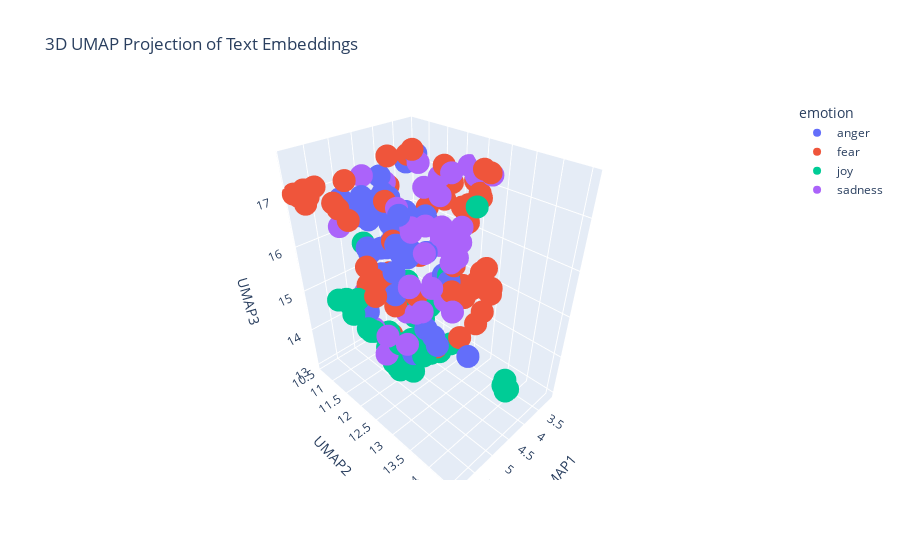

Notebook source saved alongside this figure:
### Markdown cell above
---
##### <a id='toc1_5_8_1_1_'></a>[**>>> Exercise 4 (Take home):**](#toc0_)

Apply UMAP to the same embeddings to reduce the dimensionality to 3D vectors and plot the 3D graph, discuss the differences and similarities with the 2D graph.

### Code cell
# Answer here
import umap
import plotly.express as px
import pandas as pd
import numpy as np

# Apply UMAP for 3D dimensionality reduction
reducer_3d = umap.UMAP(
    n_components=3,
    metric="cosine",
    random_state=28   # same seed as in the 2D plot for comparability
)
embedding_3d = reducer_3d.fit_transform(X_embeddings)

# Build a DataFrame for plotting
df_plot_3d = pd.DataFrame(
    embedding_3d,
    columns=["UMAP1", "UMAP2", "UMAP3"]
)
df_plot_3d["emotion"] = combined_df["emotion"].values
df_plot_3d["intensity"] = combined_df["intensity"].values
df_plot_3d["text"] = combined_df["text"].values

# 3D visualization
fig = px.scatter_3d(
    df_plot_3d,
    x="UMAP1",
    y="UMAP2",
    z="UMAP3",
    color="emotion",
    hover_data=["text", "intensity"],
    title="3D UMAP Projection of Text Embeddings"
)
fig.show()

# discussion
"""
Some emotion groups become more clearly separated in 3D, such as joy and sadness. 
Compared to 2D graph, it is easier to see clusters and relationships among emotions in 3D space.
However, still many points overlap, indicating that 3 dimensions may not fully capture the complexity of emotions.
"""

### Figure 1 — Plotly figure (JSON) as saved in the notebook; plotly's stock layout.template omitted (floating-point values rounded to 4 significant figures)
{"data": [{"customdata": [["Hell hath not fury like a hamstring cramp. #ouch", 0.542], ["@Sophiejulia @CalebAtChipotle @calebpressleyxo relentless pipe thirst #sheltered", 0.438], ["Police Officers....should NOT have the right to just 'shoot' human beings without provocation. It's wrong.\\n\\n@ORConservative @MichaelaAngelaD", 0.688], ["@keithboykin unfortunately it won't end there... followers of whichever candidate isn't elected will throw tantrums. No winning this elec", 0.521], ["I need a 🍱sushi date🍙 @AnzalduaG 🍝an olive guarded date🧀 @lexiereid369 and a 👊🏼Rockys date🍕 #tiff", 0.354], ["I really really resent having to go to bed at a sensible hour, you guys. I WANT TO TALK TO MY PEOPLE.", 0.542], ["Standard Candice starting the show with a pout #startasyoumeantogoon #GBBO", 0.33], ["Yet we still have deaths, road rage, &amp; violations on the road, despite a widely accepted concept of 'personal accountability' while driving", 0.521], ["@alyssasimpson21 I gave up KENDRICK LAMAR to eat barbecue with him. #bitter", 0.583], ["@ImpugnValkyrie *I frown and cup your cheeks in my hands after you step aside.* Angela I care about you. And I don't know how else I can -", 0.304], ["Do not despise the Lord ’s #discipline, do not #resent his rebuke, because the #Lord disciplines those he loves... #Proverbs 3:11-12", 0.5], ["I need a 🍱sushi date🍙 @AnzalduaG 🍝an olive guarded date🧀 @lexiereid369 and a 👊🏼Rockys date🍕 ", 0.271], ["so ef whichever butt wipe pulled the fire alarm in davis bc I was sound asleep #pissed  #upset #tired #sad #tired #hangry ######", 0.771], ["This fuck you is boiling up inside, its not gonna be good when I let it out.", 0.792], ["@HuffPostUK  NO greater wrath than a woman scorned.", 0.458], ["You a fuck boy if you run drag routes back to back in madden", 0.646], ["@BarackObama I love Lizzy Warren's latest rage against Wall Street.", 0.177], ["being bitter only hurts yourself lmaooo", 0.354], ["@Disneyland #nothappy and still #charging the #fullprice 😡😡 #fuming some your #bestrides 😳😳", 0.646], ["@CharlotteBnntt that's the joke. I know it's incense", 0.222], ["Are you lost in the fury, fearing that you'll fail?", 0.354], ["my mom cut my phone off and I'm so furious 🤗", 0.75], ["@djddueces jojo at 12:30 and not midnight lets rage WRYYYYYY", 0.542], ["As your own lives in order to complete our amazing life journey successfully, it is there. #bitter", 0.417], ["@soyoprincess they irritate me. Them and their inch thick made up masks", 0.667], ["you know cyran still hasn't done makeup based on jeongguk's tiddy like i suggested and i'm ", 0.375], ["@sebbyD27850 both are nonsensical. If there's injustice against blacks, why add to it by destroying black property. It's misdirected anger", 0.69], ["People fuckin irritate me", 0.75], ["be strong, independant and practical. stop living in your world of fantasy. snap out of it. the faster u get used to the reality, the better", 0.255], ["@kateracculia @themathofyou It's true! I reverse-engineered the drink. It's a scientific method. I hear it's all the rage.", 0.333], ["@RiotzXVl papercuts sting and stub ur toe last for like 10 secs", 0.396], ["Some moving clips on youtube tonight of the vigil held at Tulsa Metropolitan Baptist church for #TerenceCruther #justice  #sadness", 0.438], ["@lemonlover666 'shit' doesn't even begin to describe these fiery little demons straight from hell 🌝🌚 ;)", 0.583], ["@alyssasimpson21 I gave up KENDRICK LAMAR to eat barbecue with him. ", 0.417], ["@MeghanEMurphy Oh gosh, if you get 800+ raging comments from cruise fans, I will just die laughing!", 0.354], ["Now they fret about scuffs. I’ll take scuffs (which…come in) for a phone I can use wet handed or drop in a toilet any day.", 0.396], ["@DFSCare apparently you are to contact me. Sofas were meant to be delivered today. Old ones gone. Sitting on floor. No sofas! ", 0.583], ["straight people are canoodling on the quad and I'm ", 0.417], ["Ananya just grabbed a bible, opened it, started reading, and then said 'where do they talk about burning people?'", 0.417], ["Just seeing Alex revells face gets me angry", 0.583], ["Everybody talking about 'the first day of fall' but summer '16 is never gonna die #revenge @Drake", 0.417], ["@komal_sidhnani true...\\nThey r burning with other's pleasure!\\nPpl in true love happiness everywhere _😃", 0.312], ["@CozanGaming that's what lisa asked before she started raging at me, 'can I call you?' heh", 0.5], ["I wouldn't have #anger issues.....if she didn't have #lying issues.....think about that one. #pow #lies #confusion", 0.5], ["Kik to trade, have fun or a conversation  (kik: youraffair) #kik #kikme #messageme #textme #pics #trade #tradepics #dm  #bored", 0.241], ["Just joined #pottermore and was sorted into HUFFLEPUFF 😡😡😡 ", 0.438], ["@MaddenFreestyle i turn the game on wanting to play madden, and before i load up a game i just turn it off now.", 0.5], ["Is it me, or is Ding wearing the look of a man who's just found his arch enemy in bed with his missus? #angryman #scowl", 0.5]], "hovertemplate": "emotion=anger<br>UMAP1=%{x}<br>UMAP2=%{y}<br>UMAP3=%{z}<br>text=%{customdata[0]}<br>intensity=%{customdata[1]}<extra></extra>", "legendgroup": "anger", "marker": {"color": "#636efa", "symbol": "circle"}, "mode": "markers", "name": "anger", "scene": "scene", "showlegend": true, "type": "scatter3d", "x": [4.167, 4.862, 5.005, 5.288, 4.947, 4.463, 3.404, 5.196, 5.086, 3.861, 4.63, 4.896, 4.067, 4.082, 4.751, 3.972, 5.293, 4.781, 3.765, 5.246, 4.07, 4.274, 4.637, 4.989, 4.025, 4.141, 4.762, 4.039, 4.853, 4.8, 4.526, 5.129, 3.525, 5.229, 5.103, 4.167, 3.956, 4.141, 4.145, 3.845, 4.949, 4.17, 4.531, 4.643, 4.655, 4.117, 4.045, 4.38], "y": [11.63, 12.77, 11.92, 11.7, 13.15, 11.25, 11.82, 11.66, 12.2, 11.63, 11.7, 13.0, 10.81, 10.66, 10.85, 11.3, 11.08, 11.47, 11.13, 11.52, 12.6, 10.69, 11.26, 11.33, 10.98, 10.97, 11.77, 10.88, 11.2, 12.33, 11.95, 12.45, 11.27, 12.38, 11.05, 12.08, 11.61, 11.28, 11.0, 10.74, 12.12, 11.05, 10.91, 10.74, 13.65, 10.73, 11.94, 10.61], "z": [15.64, 14.71, 17.2, 17.17, 14.6, 15.68, 14.81, 16.83, 15.81, 13.76, 13.03, 14.69, 16.3, 16.2, 16.55, 16.32, 16.94, 15.89, 17.22, 14.64, 15.32, 16.44, 15.14, 15.92, 15.8, 15.53, 17.01, 15.92, 15.7, 13.75, 15.77, 17.03, 15.97, 15.49, 14.38, 15.79, 17.54, 15.44, 14.33, 15.97, 16.28, 14.28, 14.83, 16.26, 14.46, 16.93, 16.47, 16.04]}, {"customdata": [["my mom recorded nightmare before Christmas for me 😍😍😍 I LOVE IT 💕", 0.14], ["I delete numbers so quick with no hesitation", 0.288], ["@BartholomewD It's -terrible-! We're going to the local fish/chip place in Kirribilli #terrible", 0.667], ["#goksfillyourhouseforfree should be retitled fill your house with old trash repainted ...  #junk #trash", 0.396], ["my school photo is honestly horrid, i look so ew😅", 0.438], ["@LBC - I can't read this article but headline indicates a horror story. Lock sick chavs up and throw away the key.", 0.6], ["@AHSFX thanks Ryan &amp; Brad for scary the shit out of us in the first episode. Don't think my heart will make it through the s6 ", 0.854], ["@Budget  car rental you have made realize why I always use @nationalcares!!!!  What a #nightmare!!  #disgusted", 0.729], ["@StephenKing\\n\\nStephen King never once spoke out about how the Left crushes #FreeSpeech in publishing world.\\n\\n#Trump #horror #scifi #ccot #p2", 0.542], ["We're very busy #coding a whole network manager for #unity3d based on #steamworks networking. #gamedev #indiedev #3amDeadTime #horror #game", 0.417], ["Can we go back 2 weeks and start again ?? This is seriously dreadful", 0.729], ["A country that gave safe house to #Osama Bin #Laden is dangerous if not contained. #Pakistan is a #terror heaven, declare so @BanKimoon_amdg", 0.792], ["I get soooo nervous when an actually attractive guy tries to talk to me in person. Like 9/10 I turn him down just from habit 😭", 0.708], ["#NawazSharif says lets end #terror. Sure, let #IndianArmedForces target the bases without #Pakistan interference #Karma?", 0.554], ["Ugh I want to punch a wall every time I have to use @windows 10. Literally the worst product ever made #windows10  #killme", 0.583], ["@LmRyle @tomcolicchio @realDonaldTrump @HillaryClinton @ajjaffe I understand your concerns but look at her foundation contributions #worry", 0.562], ["I like cycling because I get to intimidate people with my powerful calves &amp; horrendous tan lines.", 0.25], ["i wanna passion and fear", 0.5], ["#beyond naming &amp; shaming ; lies a vast space b/w #sanctions &amp; #terror state...v *wait til Others #impose it...&amp; do not hv COURAGE #ourselves", 0.667], ["@GreensACT @ShaneRattenbury @carolinelec what about #publictransport to &amp; from #CanberraAirport. Most cities have. Mr Barr very #coy on.", 0.312], ["#India right of reply at #UNGA - #Pakistan preaching of human rights is by a country which is itself the global epicentre of #terrorism", 0.742], ["A shy failure is nobler than an immodest success.", 0.333], ["@TJ_FASHO lmao clown my own hair I'm going to dread lmao", 0.375], ["@metrotrains why is there no disabled access at pontefract monkhill? ", 0.417], ["Anytime @perezed gets near a mic, someone needs to smack him w a bat. @BBTN #awful #marblesinmouth", 0.479], ["My interview went well today, I can't wait to find out what happens. #nervous #excited #interview #jobinterview", 0.688], ["The Zika #Hoax Files: DEET is part of a binary chemical weapon targeting your brain: #Toxin #fear #neurological #USCitizens #Insect #mammal", 0.667], ["@BrumSciComm in a danish.  What horror, what depths. #gbbo", 0.542], ["Job interview in the afternoon  #ek", 0.729], ["Just feel awkward that I'm being timid to everyone.", 0.646], ["Can't start a good day without a cup of tea! \\n\\n#tea #start #day #goodday", 0.104], ["jimmy_dore: RaisingTheBoss we've already lost our country and our government to oligarchs, but their fear tactics still work it appears.", 0.646], ["ok, ok.. I know.. my last tweet was ", 0.208], ["I was literally shaking getting the EKG done lol 🙄", 0.875], ["@RogueCoder250 We are in so much trouble!! I don't think the Rev will see the funny side of our project. #nervous", 0.896], ["Man city's kit is dreadful!", 0.646], ["This week's Massacre Theatre pert by @LarsenOnFilm is the first one I can think of that requires subtitles. #breathless", 0.438], ["Accrington Stanley? Who are they? Exactly. Things looking dire for West Ham despite the win. What's changed since March? #bbcfootball", 0.619], ["Anyyyyone wanna go to fright fest with me on Friday night? 👻", 0.354], ["#bestadvice from a #movienight, pickup the #phone &amp; #start dialing, no1 will knw a #startups #product #service if thy dnt tell the #world", 0.333], ["@hm_custserv #awful service at your Camden store yesterday. Assistants thought it more important to put clothes on hangers than serve.", 0.417], ["A Lysol can got stuck in spray position and we're all slowly suffocating from the trash can that smells like a Febreeze factory. ", 0.632], ["When you wake up, scroll through social media, and another father was taken from his child  #everyday #KeithLamontScott", 0.542], ["@BritishBakeOff Val's 'soggy bottom' face will haunt me. Stay strong V-dog!", 0.521], ["@LakersTakeover it ain't that serious. #HOUvsNE  #igotbetterthingstodotonightthandie", 0.229], ["horrid having a car n no liscence", 0.625], ["@RossKemp Omg that is just horrific. Something needs to be done. 😢", 0.82], ["@isthismike_p that nigga is horrible bro", 0.396], ["Farting in a hot are car when your windows don't roll down is terrible. #gag #BresAdvice", 0.479], ["Ronaldo has been shocking. He's tried to do skill twice and he's nearly fallen over both times", 0.5], ["How had Matty Dawson not scored there!!!!! ", 0.354], ["@SAHARTHERAPPER I unfollowed without hesitation &lt;3", 0.229], ["T5ylw ansh a79l shy 7lw mn wayed nas fe whatsapp", 0.271], ["Hillary Clinton looked the other way to the Saudi war on women and their terror financing because they bought her off.", 0.479], ["And I cried in front of my guy last night. And it's just been a horrible week but it's only for a week", 0.68], ["They'll be yo friend, shake your hand, then kick in yo door thas the way the game go🤖🤐.", 0.417], ["Why upping rooms makes a few apprehend leaving out charcoal ownership: UnZU", 0.396], ["On @Varneyco/@FoxBusiness to talk latest on #Chelsea Bombing + #Ahmad_Khan_Rahami's trips to #Afghanistan/#Pakistan #tcot ", 0.604], ["There goes the butterflies in my stomach. #nervous #anxietyproblems", 0.812], ["@ReaganBattalion That's a terrible thing to accuse Scott Baio of.", 0.438], ["I have been seeing terrible terrible prescriptions this week. What's going on?", 0.438], ["@JeffersonLake speaking of ex cobblers, saw Ricky Holmes at Charlton last week.. tracking back &amp; defending... I dread seeing Gorre on ball..", 0.417], ["So about 18mths ago i signed up to @Lumo_Energy for their @VirginAustralia / Velocity FF deal. 18 months in still no FF points ", 0.271], ["Bout ta get my @dontbreathe on up in here! @WarrenTheaters  #icantholdmybreaththatlong", 0.438]], "hovertemplate": "emotion=fear<br>UMAP1=%{x}<br>UMAP2=%{y}<br>UMAP3=%{z}<br>text=%{customdata[0]}<br>intensity=%{customdata[1]}<extra></extra>", "legendgroup": "fear", "marker": {"color": "#EF553B", "symbol": "circle"}, "mode": "markers", "name": "fear", "scene": "scene", "showlegend": true, "type": "scatter3d", "x": [4.558, 5.361, 3.195, 3.566, 3.421, 3.449, 3.306, 3.68, 5.27, 3.417, 3.669, 5.819, 3.762, 5.897, 3.933, 5.575, 4.008, 3.881, 5.868, 4.447, 5.922, 4.322, 5.133, 3.898, 3.314, 3.68, 5.63, 3.091, 3.927, 4.133, 4.187, 5.602, 5.113, 3.566, 3.372, 3.156, 3.582, 3.373, 4.531, 4.299, 3.738, 3.552, 5.173, 3.254, 4.995, 3.401, 3.421, 3.363, 3.514, 3.379, 3.633, 5.286, 5.51, 5.807, 4.246, 4.716, 5.197, 5.712, 3.421, 3.486, 3.567, 3.294, 4.063, 3.7], "y": [11.35, 11.96, 12.26, 11.84, 12.46, 11.93, 12.77, 11.31, 11.24, 12.78, 12.58, 10.81, 13.27, 10.77, 10.76, 11.28, 11.72, 12.88, 10.9, 11.41, 10.63, 12.9, 11.44, 11.32, 11.68, 13.15, 11.5, 12.01, 13.2, 13.22, 12.39, 11.72, 12.23, 13.23, 12.94, 12.36, 12.53, 12.72, 13.32, 11.08, 11.13, 11.48, 12.17, 11.92, 12.67, 12.43, 12.02, 11.78, 11.44, 12.67, 12.9, 12.09, 12.17, 10.91, 12.87, 11.75, 11.54, 10.99, 13.13, 11.87, 12.58, 12.81, 11.63, 12.68], "z": [13.52, 15.68, 16.53, 16.73, 16.3, 17.06, 15.26, 17.32, 17.3, 15.09, 16.68, 17.17, 15.31, 17.06, 16.68, 17.0, 15.5, 15.22, 16.96, 17.57, 17.08, 15.36, 15.2, 17.45, 16.79, 14.67, 16.99, 16.36, 14.54, 15.49, 13.58, 16.85, 15.09, 15.09, 15.46, 17.02, 14.96, 17.39, 14.63, 14.93, 17.24, 16.02, 17.19, 15.11, 15.5, 16.32, 16.97, 16.54, 16.3, 16.94, 17.0, 15.64, 15.49, 17.08, 15.88, 16.13, 15.68, 17.25, 15.1, 17.28, 16.54, 17.33, 17.65, 14.79]}, {"customdata": [["By the way, I'm wearing the smile you gave me today. \\n #you #me ", 0.812], ["Watch this amazing live.ly broadcast by @mrgummyking #lively #musically", 0.56], ["As the birds begin to chirp, I try to sleep. #Jetlag", 0.12], ["Watch this amazing live.ly broadcast by @katyy.mae #lively #musically", 0.646], ["And you as well! #sparkling @cherebork @MelissaJoyRD @SarahKoszykRD @eat4performance @rustnutrition @jenhaugen", 0.444], ["Time to go hit up the library - I have a lovely PILE of book reservations to collect this morning... #glee #books #reading", 0.66], ["promise of restoration to the nation of israel...'everywhere you look blessing '..barns/wine overflow.Everything beautiful #joyful #do_u_see", 0.5], ["@imDevinLopez happy bday bro! 👌🏻", 0.708], ["backed pats -2.5 10/11 just before ", 0.32], ["having a pet store worker ask 'do you want to play with them?' is the most exhilarating feeling", 0.771], ["@LoisJoanneLane Wagging his tail at the praise, he paused, tilting his head as she took the frisbee from him, letting out a playful -", 0.562], ["@MrHenvin Thank you, happy birthday to you as well!", 0.812], ["@globemartyk 'drunken patroons' make this whole situation much more jovial though.", 0.54], ["My two older boys were elated, my toddler was terrified. I have pics of his poor little face peeping through the hole in the basket.", 0.38], ["Life izn't about pleasing each others...😕\\n\\n#hell #with #pleasing", 0.146], ["Twitter is a font of endless hilarity.", 0.42], ["Watch this amazing live.ly broadcast by @elise_awsome_11  #musically", 0.533], ["Well look at the bright side. You found a use for that rope #TipsToSurviveAPowerOutage", 0.312], ["I #rejoice in following your statutes as one rejoices in great riches. -Psalm 119:14 #TheBible", 0.434], ["#BridgetJonesBaby is the best thing I've seen in ages! So funny, I've missed Bridget! #love  #TeamMark", 0.922], ["Watch this amazing live.ly broadcast by @hannah..mccloud #lively #musically", 0.562], ["Watch this amazing live.ly broadcast by @maisiev  #musically", 0.578], ["@alpuzz Ah, but once I got it to work, there was much rejoicing! Lol thanks will get it to do taht now.", 0.812], ["@TheeCurrentYear @Sargon_of_Akkad this is too much hilarity for one day", 0.604], ["@LFScott57 Miss Cookie sends her thanks! She's not as spry as she used to be - like me! She doesn't have the adventures the young pups do!", 0.6], ["Hey @AppleSupport, would be nice to have “click to pause” or “pause when window inactive” on animated GIFs for macOS Messages app", 0.208], ["@PersephoneOD Her cheerful voice echoed through the grand, familiar home, a smile blossoming on my rosy brims, 'Mom.' I reciprocated the --", 0.537], ["@nw_autonate \\n\\n*She held the back of his skull, smiling into the kiss.*", 0.483], ["Omg. You've got to watch the new series 'This is Us'.....wow. Best tv show I've seen in a long time.\\n#tears #laughter #moretears", 0.827], ["When you wake up from a dream laughing at something stupid, and that makes you laugh more ", 0.708], ["@TheNotoriousMMA looking like @MIckeyRourkeFP in his heyday", 0.4], ["There is something v satisfying about  opening an old 'to do'.doc file and being able to check off all the things you have done #smiling", 0.667], ["@palmtreesarah @WorthingTheatre had more fun than the funniest person in funsville..... Much hilarity as usual.... Thank you ❤️", 0.84], ["@Jen_Lee @mostlymartha @edotwoods we just found thin mints in a freezer clean. i couldn't be more elated.", 0.76], ["@AQpk which was worse than expected and hilarious too. no one will even remember.", 0.479], ["Good morning joyful people. Choose happiness to have a great day today #morning  #happiness #grandmercurejktkemayoran", 0.72], ["A #new day to #live and #smile. Hope all the #followers a nice #night or #day. :D", 0.688], ["This tweet is dedicated to my back pain, which I do not understand because I am youthful and spry. Full of life. Vivacious.", 0.229], ["So far ours greet have raised £250 for @HGatChristmas with more to come in #sparkling @CllrJohnFox @simoncotton69", 0.625], ["Sioux Valley wins home competitive #cheer invite with a score of 158. ...Dell Rapids second at 138", 0.583], ["Nawaz Sharif is getting more funnier than @kapilsharmak9 day by day. #laughter #challenge #kashmir #baloch", 0.7], ["A lifetime of laughter at the expense of the death of a bachelor", 0.354], ["it gets better. without explanation; you just wake up one morning and you’re just happy, totally and utterly elated.", 0.896], ["...at your age, the heyday in the blood is tame...' @TheArtofCharm #shakespeareaninsults #hamlet #elizabethan #williamshakespeare", 0.26], ["Somebody who has braved the storm is brewing. #cheerful", 0.46]], "hovertemplate": "emotion=joy<br>UMAP1=%{x}<br>UMAP2=%{y}<br>UMAP3=%{z}<br>text=%{customdata[0]}<br>intensity=%{customdata[1]}<extra></extra>", "legendgroup": "joy", "marker": {"color": "#00cc96", "symbol": "circle"}, "mode": "markers", "name": "joy", "scene": "scene", "showlegend": true, "type": "scatter3d", "x": [4.124, 4.662, 4.718, 4.637, 4.551, 4.735, 4.892, 5.079, 3.886, 4.609, 3.957, 4.733, 5.408, 3.745, 4.79, 5.376, 4.58, 5.026, 4.74, 4.716, 4.642, 4.546, 5.057, 5.501, 4.57, 3.884, 3.917, 3.853, 4.604, 5.278, 5.525, 4.952, 5.051, 4.957, 5.538, 4.289, 4.126, 4.529, 4.81, 4.501, 5.701, 5.293, 4.747, 4.365, 4.337], "y": [12.01, 14.53, 12.3, 14.45, 12.49, 12.24, 11.93, 12.24, 13.03, 11.84, 11.76, 12.21, 11.69, 12.29, 10.93, 11.32, 14.52, 11.93, 11.75, 11.25, 14.51, 14.42, 11.81, 11.38, 12.16, 11.88, 11.79, 11.64, 11.31, 10.94, 12.04, 11.87, 11.29, 12.07, 11.65, 12.32, 12.43, 11.81, 12.64, 13.07, 11.23, 10.85, 11.98, 11.73, 12.18], "z": [13.43, 14.23, 15.17, 14.3, 13.8, 13.13, 13.14, 14.15, 16.95, 13.54, 13.86, 14.02, 14.4, 15.16, 15.79, 14.66, 14.21, 13.65, 13.0, 13.6, 14.25, 14.33, 13.76, 14.65, 14.5, 14.24, 13.55, 13.64, 13.6, 14.55, 14.61, 13.28, 13.88, 13.21, 15.17, 13.42, 13.43, 14.88, 13.9, 14.3, 15.02, 14.62, 13.47, 15.06, 13.83]}, {"customdata": [["@CarrieLynne2323 totally get it. When you've said no to donuts 13 times one week and lost 0.3 lbs you get discouraged! But it's not linear 😘", 0.458], ["LOL! @TheFrankJLopes was just awarded the “F” bomb trophy on #AutoDealerLive, @RealMatKoenig :) #serious", 0.321], ["@jodikantor @nytimes only if YOU will pay for them and YOU will be responsible for them and their doings. #sober #real #blind", 0.369], ["@MCFCDenver doing the exact same minus the beer sadly", 0.604], ["Thought I had a pretty solid GPA as a kin major and now that I look at the average for dpt programs I feel even more discouraged 😪", 0.812], ["For a team as big as Bayern and the they like to play football, their pitch is fucking dreadful. Certainly no Emirates pitch anyway.", 0.542], ["Had to give my 11yo AfAm son this advice today: 'be polite, no sudden movements, keep hands where they can see them'. #sadness", 0.667], ["Lost: Geelong football team. \\nLast seen entering through the banner not sure where they've been since... #unhappy #playwithsomeheart", 0.604], ["Im think ima lay in bed all day and sulk. Life is hitting me to hard rn", 0.934], ["@littlebakaa @AlcohoIPorn give me a smiling emoticon will ya? i dont like the idea of you frowning &gt;.&lt;", 0.417], ["@JamesWickham Congratulations!  My top home-owning tip: try not to look at your mortgage balance too often.  The slowness will depress you.", 0.562], ["@CTV_PowerPlay @lraitt Horrid disease! My maternal grandmother and each of her sisters suffered from this affliction. It's hard on all.", 0.75], ["@everton_de_leon @sterushton Genuinely grim stuff. Over a century of history sold off by some porn baron twats for a minty new stadium. Urgh", 0.624], ["@ksmitely @CitizenMeh I feel strongly that we need to work together to right this dreadful wrong.", 0.415], ["3 weeks into the course and have had the kitchen sink thrown at me, I m still pulling knives and forks out of my ears", 0.562], ["It's now September and we're still battling a situation that was said to be handled March of this year. @ATT this is unacceptable ", 0.646], ["@tgshepherdvan I'm not there yet. Hasn't sunk in yet. Rest up.", 0.604], ["Lament a \\nsaddened heart,\\nso far &amp; \\nyet so near,\\nthe years so\\ntough &amp; scarred,\\nthis lonesome\\nroad,\\nstill feared! #depression \\n\\n#poetry #poem", 0.812], ["@lucy_hyner @Soulboy2266 sadly not !! One less hour drinking time 😢🍻", 0.667], ["@fitzstockcharts Gundlach calling for rounding top, doom and gloom, 15% down move", 0.521], ["Anyway I'm in a car with a furious white men and I have a really funny story to tell when I'm sober 😂", 0.229], ["Guys! Read my #fanfiction if you like #lost and #housemd I have one of each #tvshow -link in bio!", 0.188], ["@Theshadeshit91 \\nOh, I'm sorry about it, do not be sad yourself there is nothing important in the world to grieve about it", 0.625], ["@talkRobyn oh dear I have to watch this the woman with the pout did well", 0.438], ["People want me to go pine ridge, little wound or Oelrichs. Starting to think about transferring but I wanna stay at cloud. Decisions man.", 0.396], ["Just put the winter duvet on ☃️❄️🌬☔️ ", 0.104], ["@el_tityboi bc it's a gloomy day Tony", 0.625], ["@thatsabingo grim really", 0.688], ["@Samkingftw nahh thats grim", 0.438], ["Isn't the whole 'it's been hijacked' argument the same argument used to ban or discourage the display of the St George's Cross? Shame @LBC", 0.636], ["Learning how to use twitter #lost", 0.354], ["Let the #MrRobot binge begin. #nerdshow #compelling #dark", 0.229], ["@MendipHillsAONB do we think the swallows and swifts have gone? Photo'd 3 nights ago, not seen since. #sad #Autumn", 0.729], ["What do you get when you cross an #apple tree and a #pine tree? 🍎🌲\\nNothing. You can't cross-pollinate #deciduous and #coniferous #trees.", 0.146], ["@Courteoussoul @MattyMcDee I'm at 349 and just decoded 20 or more blues and not one was over 340, where you getting your blues?", 0.333], ["Remembering those day when u still did'nt know kpop n thinking about how sad your life was without it - Kpop fan", 0.521], ["@KeithOlbermann depressing how despicable Trump, with no policies, campaigning on bigotry &amp; rancour can be so close, evil immoral disaster", 0.708], ["Wow just watched Me Before You and it was seriously one of the most depressing movies of my life", 0.667], ["@xOffWithMyHeadx They've officially said all the episodes left (so future 12 and despair 11 and 12) will be delayed.", 0.438], ["It's basically a dead skin peel which sounds grim. But it literally gets rid of so much dead skin from your pores.", 0.354], ["Common app just randomly logged me out as I was writing the last part of my college essay and lost all of it 😭😭😭", 0.833], ["Rooney is 5 yards off the pace in a League Cup game against Northampton Town. Let that sink in for a moment. #MUFC", 0.292], ["Folk Band 'Thistle Down' will be replaced by 'The Paul Edwards Quartet' at Laurel Bank Park Sat 24 11am - 3pm due to ill health #jazz #blues", 0.417]], "hovertemplate": "emotion=sadness<br>UMAP1=%{x}<br>UMAP2=%{y}<br>UMAP3=%{z}<br>text=%{customdata[0]}<br>intensity=%{customdata[1]}<extra></extra>", "legendgroup": "sadness", "marker": {"color": "#ab63fa", "symbol": "circle"}, "mode": "markers", "name": "sadness", "scene": "scene", "showlegend": true, "type": "scatter3d", "x": [4.376, 5.28, 5.562, 5.424, 4.258, 3.126, 5.094, 4.297, 4.919, 4.013, 5.193, 3.566, 3.133, 4.178, 3.91, 4.081, 4.958, 5.039, 4.405, 5.015, 4.981, 4.821, 5.215, 3.619, 4.592, 5.19, 5.273, 3.378, 3.688, 3.671, 4.879, 3.78, 4.634, 4.653, 3.562, 5.251, 5.013, 4.101, 4.012, 3.7, 4.046, 3.277, 4.411], "y": [12.91, 11.71, 11.37, 12.33, 12.95, 12.34, 12.36, 12.55, 12.98, 12.08, 11.95, 11.83, 12.17, 12.04, 12.52, 11.8, 12.62, 12.63, 12.69, 12.91, 11.11, 12.2, 12.75, 11.72, 13.18, 12.6, 13.1, 12.06, 12.06, 12.23, 12.16, 12.23, 12.54, 12.2, 12.41, 12.78, 11.39, 12.83, 12.82, 11.99, 10.79, 12.84, 12.71], "z": [16.01, 14.35, 16.59, 14.61, 16.09, 17.11, 17.11, 17.14, 15.77, 13.49, 13.75, 17.07, 17.25, 17.1, 16.11, 17.46, 15.05, 16.76, 16.48, 16.47, 14.77, 14.78, 15.85, 14.63, 15.19, 14.43, 15.53, 15.89, 16.1, 17.28, 14.99, 14.52, 16.69, 16.54, 15.9, 15.85, 17.36, 16.33, 16.54, 15.72, 16.8, 17.29, 16.66]}], "layout": {"legend": {"title": {"text": "emotion"}, "tracegroupgap": 0}, "scene": {"domain": {"x": [0, 1], "y": [0, 1]}, "xaxis": {"title": {"text": "UMAP1"}}, "yaxis": {"title": {"text": "UMAP2"}}, "zaxis": {"title": {"text": "UMAP3"}}}, "title": {"text": "3D UMAP Projection of Text Embeddings"}}}
